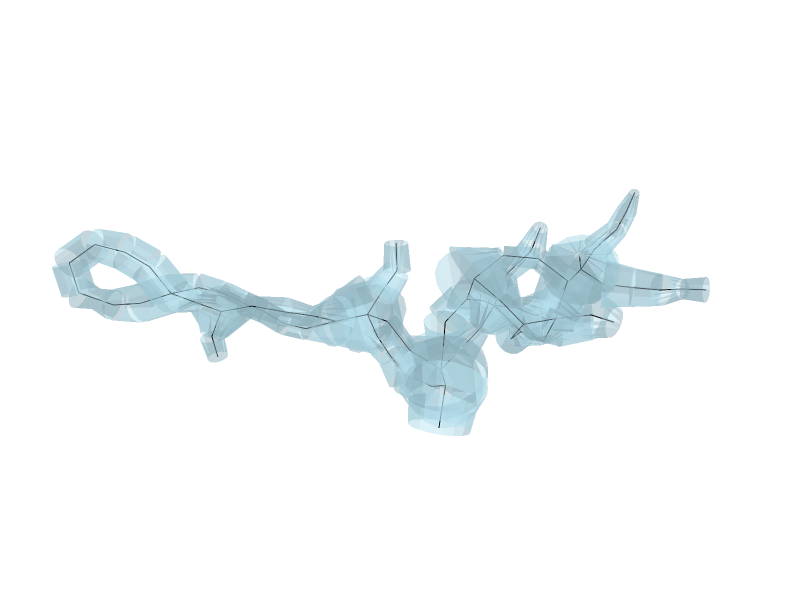

The code cell stored with this chart in its notebook:
### Markdown cell above
## Cable fitting

Estimate node radii on the optimized basis with the equivalent-area strategy, write the SWC. The figure is the fitted morphology.

### Code cell
swc_out_dir = f"../../data/swc/current/{polylines_name}"
swc_filepath = f"{swc_out_dir}/TS{spine_idx}_mel{mel_tag}.swc"

if not os.path.exists(swc_out_dir):
    os.makedirs(swc_out_dir)

fit_options = FitOptions(
    max_edge_length=params.max_edge_length,
    radius_strategy="equivalent_area",
    section_probe_eps=1e-4,
    section_probe_tries=3,
    multi_tangent_reduction="mean",
    basis_optimizer_options=None,
)
morph = optimized_basis.copy()
_compute_morphology_node_radii(morph, mm.mesh, fit_options)

morph.to_swc_file(swc_filepath)

model = SWCModel.from_swc_file(swc_filepath)
model.print_attributes(node_info=False, edge_info=False)
morph_fig = visualize_cable_3d(
    model,
    slider=False,
    title="",
    width=800,
    height=600,
    show_axes=False,
    orientation="horizontal",
    camera=camera,
)
morph_filename = (
    f"{fig_out_dir}/TS{spine_idx}_mel{mel_tag}_" f"morph.pdf"
)
morph_fig.write_image(
    morph_filename,
    format="pdf",
    engine="kaleido",
    width=600,
    height=450,
    scale=pdf_scale,
)
morph_fig.show()

### Figure 1 — Plotly figure (JSON) as saved in the notebook; plotly's stock layout.template omitted (floating-point values rounded to 4 significant figures; data arrays with more than 128 entries replaced by an {"elided": "..."} marker saying what was removed)
{"data": [{"color": "lightblue", "flatshading": true, "i": {"elided": "2624 int values"}, "j": {"elided": "2624 int values"}, "k": {"elided": "2624 int values"}, "name": "frusta", "opacity": 0.5, "type": "mesh3d", "x": {"elided": "2624 float values"}, "y": {"elided": "2624 float values"}, "z": {"elided": "2624 float values"}}, {"line": {"color": "black", "width": 2}, "mode": "lines", "name": "centroid", "type": "scatter3d", "x": {"elided": "246 float values"}, "y": {"elided": "246 float values"}, "z": {"elided": "246 float values"}}], "layout": {"height": 600, "margin": {"b": 0, "l": 0, "r": 0, "t": 40}, "scene": {"aspectmode": "data", "camera": {"eye": {"x": 0.5206, "y": -0.228, "z": 1.636}, "up": {"x": -0.1623, "y": -0.9831, "z": -0.08536}}, "xaxis": {"visible": false}, "yaxis": {"visible": false}, "zaxis": {"visible": false}}, "showlegend": false, "title": {"text": ""}, "width": 800}}
